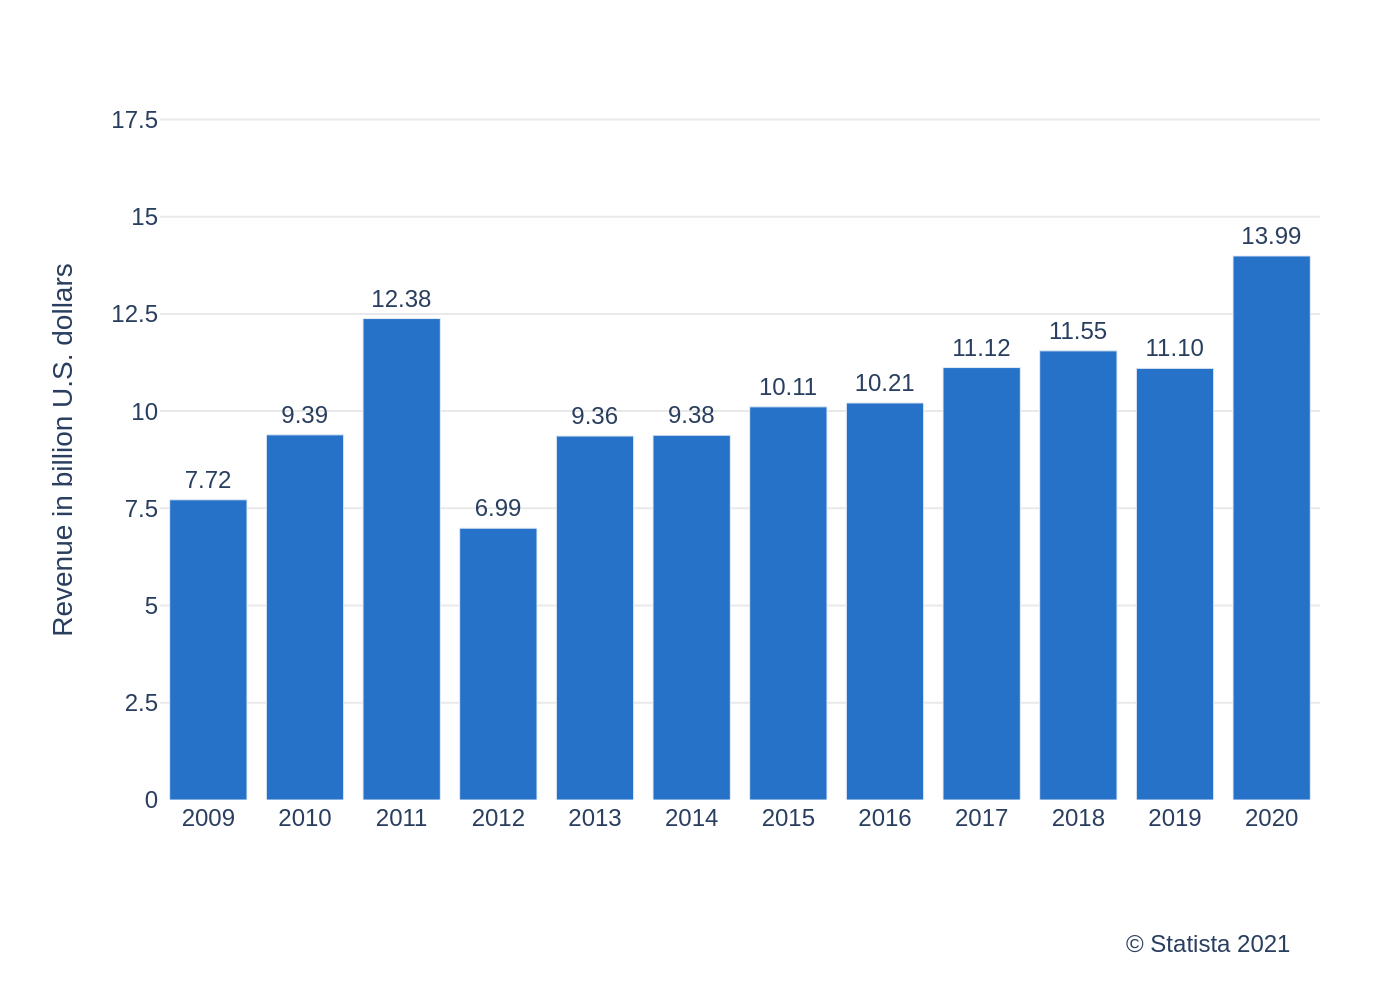

Reproduce this figure in Python.
import sys
import json
import plotly.graph_objects as go

if len(sys.argv) != 2:
    print(f"Usage: python {sys.argv[0]} <json_file_path>")
    sys.exit(1)

json_file_path = sys.argv[1]

with open(json_file_path, 'r', encoding='utf-8') as f:
    config = json.load(f)

chart_data = config['chart_data']
texts = config['texts']
colors = config['colors']

x_vals = [d['x'] for d in chart_data]
y_vals = [d['y'] for d in chart_data]

fig = go.Figure()

fig.add_trace(go.Bar(
    x=x_vals,
    y=y_vals,
    text=y_vals,
    textposition='outside',
    texttemplate='%{text:.2f}',
    marker_color=colors[0],
    cliponaxis=False
))

fig.update_layout(
    font=dict(family="Arial"),
    plot_bgcolor='white',
    paper_bgcolor='white',
    showlegend=False,
    title=texts.get('title'),
    xaxis=dict(
        title_text=texts.get('x_axis_title'),
        showgrid=False,
        zeroline=False,
        tickmode='linear'
    ),
    yaxis=dict(
        title_text=texts.get('y_axis_title'),
        gridcolor='#e9e9e9',
        zeroline=False,
        range=[0, 18],
        dtick=2.5
    ),
    margin=dict(l=80, r=40, t=50, b=100)
)

if texts.get('source'):
    fig.add_annotation(
        text=texts['source'],
        xref="paper", yref="paper",
        x=0.98, y=-0.18,
        showarrow=False,
        xanchor='right',
        yanchor='top',
        align='right',
        font=dict(size=12)
    )

base_filename = json_file_path.rsplit('.', 1)[0]
output_filename = f"{base_filename}.png"

fig.write_image(output_filename, scale=2)
print(f"Chart saved to {output_filename}")
